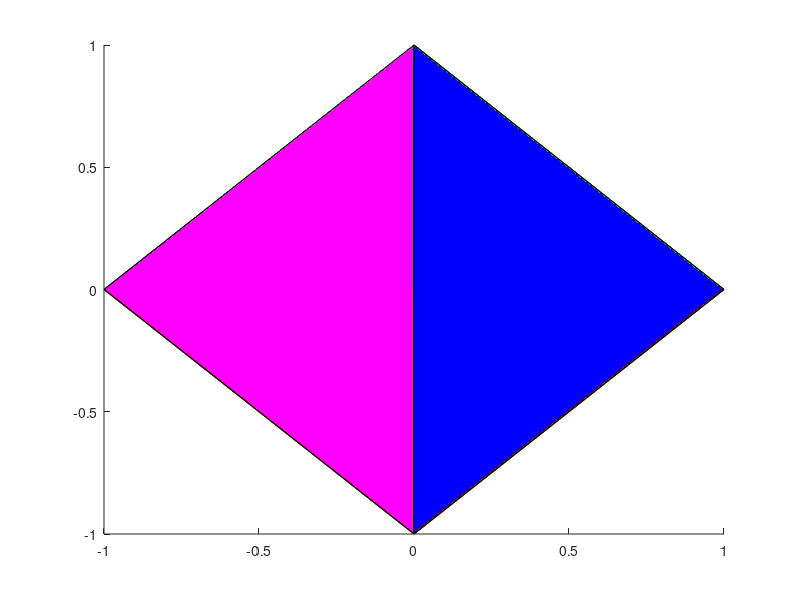

Reproduce this figure in MATLAB. (Note: this script raises an error after producing the figure.)
% plot interpolatory points (use codegen.m)

clear;

% regular tetrahedron
x = [1 -1 0 0];
y = [0 0 -1 1];
z = [-1/sqrt(2) -1/sqrt(2) 1/sqrt(2) 1/sqrt(2)];

% edge vectors
t23 = [x(3)-x(2), y(3)-y(2), z(3)-z(2)];
t24 = [x(4)-x(2), y(4)-y(2), z(4)-z(2)];
t12 = [x(2)-x(1), y(2)-y(1), z(2)-z(1)];
t13 = [x(3)-x(1), y(3)-y(1), z(3)-z(1)];
t14 = [x(4)-x(1), y(4)-y(1), z(4)-z(1)];
t34 = [x(4)-x(3), y(4)-y(3), z(4)-z(3)];

% twice the opposite triangle areas
S1 = norm( cross(t23, t24) );
S2 = norm( cross(t13, t14) );
S3 = norm( cross(t12, t14) );
S4 = norm( cross(t12, t13) );

% patch
patch(x([1 2 3]), y([1 2 3]), z([1 2 3]), 'red'); hold on
patch(x([1 2 4]), y([1 2 4]), z([1 2 4]), 'green');
patch(x([1 3 4]), y([1 3 4]), z([1 3 4]), 'blue');
patch(x([2 3 4]), y([2 3 4]), z([2 3 4]), 'magenta');
alpha(0.3)

for ii = 1:4,
    str = sprintf('%d',ii);
    text(x(ii),y(ii),z(ii),str, 'FontSize', 30);
end

axis equal;

n=4;

bits = codegen(n-2, 4);
bits(:,1) = bits(:,1) + 1;
bits(:,4) = bits(:,4) + 1;

Z = 1./n * bits;  Z = Z';

A = [1 1 1 1; x; y; z];
F = A / det(A);

X = det(A) * F * Z;
X = X';  X = X(:,2:4);
jj = 1;

    P1 = P(bits(jj,1)-1,n-2,(bits(:,1)-1)/(n-2));
    P2 = P(bits(jj,2),n-2,bits(:,2)/(n-2));
    P3 = P(bits(jj,3),n-2,bits(:,3)/(n-2));
    P4 = P(bits(jj,4)-1,n-2,(bits(:,4)-1)/(n-2));
    PP = P1.*P2.*P3.*P4;
    scatter3(X(:,1), X(:,2), X(:,3), 100, PP,'filled');
    view(3);

